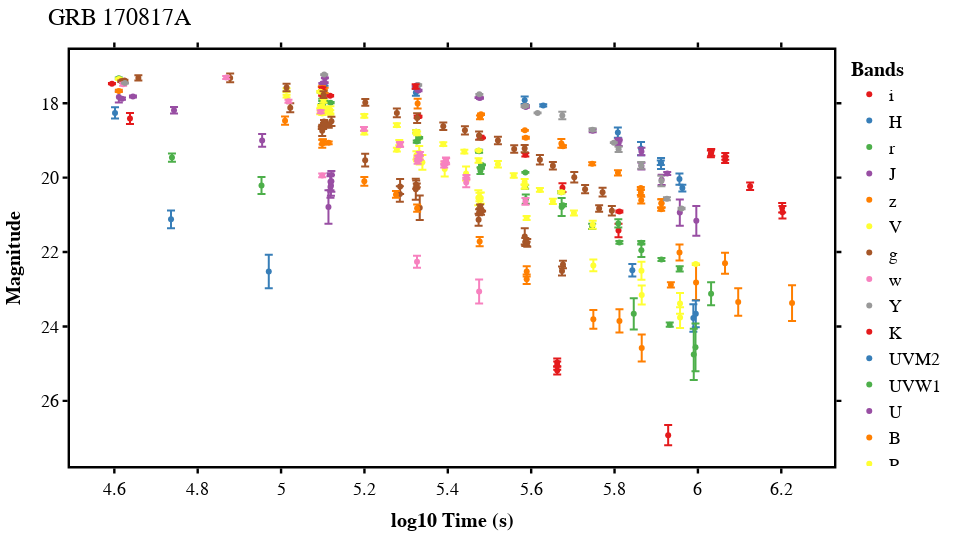

The code cell stored with this chart in its notebook:
### Code cell
# initialise lightcurve object

from grblc.lightcurve import Lightcurve

grb = '170817A'
lc = Lightcurve(
    grb,
    path = 'data/'+grb+'_mag.txt',
    data_space = 'lin',
    save_in_folder = None
    )
lc.displayGRB()

### Figure 1 — Plotly figure (JSON) as saved in the notebook; plotly's stock layout.template omitted (floating-point values rounded to 4 significant figures)
{"data": [{"customdata": [["LCO/Swope(1m)/CISCO", "Rossi2020"], ["LCO/Magellan2Clay(6.5m)/LDSS-3", "Rossi2020"], ["LCO/Swope(1m)/CISCO", "Rossi2020"], ["LSO/Danish(1.54m)/DFOSC", "Rossi2020"], ["LCO/Magellan2Clay(6.5m)/LDSS-3", "Rossi2020"], ["LCO/Swope(1m)/CISCO", "Rossi2020"], ["CP/Gemini-South(8.1m)/GMOS", "Rossi2020"], ["LCO/Swope(1m)/CISCO", "Rossi2020"], ["LCO/Swope(1m)/CISCO", "Rossi2020"], ["LCO/Swope(1m)/CISCO", "Rossi2020"], ["CP/Gemini-South(8.1m)/GMOS", "Rossi2020"]], "error_y": {"array": [0.018, 0.03, 0.02, 0.03, 0.02, 0.047, 0.01, 0.045, 0.116, 0.183, 0.03]}, "hovertemplate": "color=i<br>x=%{x}<br>y=%{y}<br>telescope=%{customdata[0]}<br>source=%{customdata[1]}<extra></extra>", "legendgroup": "i", "marker": {"color": "rgb(228,26,28)", "symbol": "circle"}, "mode": "markers", "name": "i", "orientation": "v", "showlegend": true, "type": "scatter", "x": [4.594, 5.099, 5.118, 5.328, 5.33, 5.478, 5.482, 5.586, 5.675, 5.81, 5.812], "xaxis": "x", "y": [17.48, 17.77, 17.8, 18.37, 18.36, 18.92, 18.93, 19.39, 20.27, 21.42, 20.91], "yaxis": "y"}, {"customdata": [["LCO/Magellan2Clay(6.5m)/LDSS-3", "Rossi2020"], ["LCO/Magellan2Clay(6.5m)/LDSS-3", "Rossi2020"], ["CP/Gemini-South(8.1m)/GMOS", "Rossi2020"], ["CP/Gemini-South(8.1m)/GMOS", "Rossi2020"], ["LCO/Magellan2Clay(6.5m)/LDSS-3", "Rossi2020"], ["CP/Gemini-South(8.1m)/GMOS", "Rossi2020"], ["Hubble/HST/WFC3", "Rossi2020"], ["CP/Gemini-South(8.1m)/GMOS", "Rossi2020"], ["CP/Gemini-South(8.1m)/GMOS", "Rossi2020"], ["Hubble/HST/WFC3", "Rossi2020"], ["CP/Gemini-South(8.1m)/GMOS", "Rossi2020"], ["CP/Gemini-South(8.1m)/GMOS", "Rossi2020"], ["Hubble/HST/WFC3", "Rossi2020"]], "error_y": {"array": [0.15, 0.01, 0.1, 0.09, 0.01, 0.1, 0.03, 0.14, 0.18, 0.06, 0.15, 0.15, 0.09]}, "hovertemplate": "color=H<br>x=%{x}<br>y=%{y}<br>telescope=%{customdata[0]}<br>source=%{customdata[1]}<extra></extra>", "legendgroup": "H", "marker": {"color": "rgb(55,126,184)", "symbol": "circle"}, "mode": "markers", "name": "H", "orientation": "v", "showlegend": true, "type": "scatter", "x": [4.602, 5.102, 5.104, 5.323, 5.325, 5.584, 5.629, 5.808, 5.863, 5.911, 5.912, 5.956, 5.963], "xaxis": "x", "y": [18.26, 17.52, 17.63, 17.71, 17.57, 17.92, 18.06, 18.79, 19.22, 19.6, 19.62, 20.04, 20.28], "yaxis": "y"}, {"customdata": [["LCO/Magellan2Clay(6.5m)/LDSS-3", "Rossi2020"], ["PAO/ANTU-VLT-UT1(8.2m)/FORS1", "Rossi2020"], ["CTIO/VictorMBlanco(4m)/DECam", "Rossi2020"], ["LCO/Magellan2Clay(6.5m)/LDSS-3", "Rossi2020"], ["Xinglong/2.16m/BFOSC", "Rossi2020"], ["LCO/Swope(1m)/CISCO", "Rossi2020"], ["PAO/ANTU-VLT-UT1(8.2m)/FORS1", "Rossi2020"], ["CTIO/VictorMBlanco(4m)/DECam", "Rossi2020"], ["LCO/Magellan2Clay(6.5m)/LDSS-3", "Rossi2020"], ["PAO/ANTU-VLT-UT1(8.2m)/FORS1", "Rossi2020"], ["CTIO/VictorMBlanco(4m)/DECam", "Rossi2020"], ["LCO/Swope(1m)/CISCO", "Rossi2020"], ["Xinglong/2.16m/BFOSC", "Rossi2020"], ["CP/Gemini-South(8.1m)/GMOS", "Rossi2020"], ["CTIO/VictorMBlanco(4m)/DECam", "Rossi2020"], ["PAO/VLT-UT3-Melipal/VIMOS", "Rossi2020"], ["LCO/Swope(1m)/CISCO", "Rossi2020"], ["PAO/ANTU-VLT-UT1(8.2m)/FORS1", "Rossi2020"], ["CTIO/VictorMBlanco(4m)/DECam", "Rossi2020"], ["Xinglong/2.16m/BFOSC", "Rossi2020"], ["PAO/ESO-VST/OMEGACAM", "Rossi2020"], ["CTIO/VictorMBlanco(4m)/DECam", "Rossi2020"], ["CP/Gemini-South(8.1m)/GMOS", "Rossi2020"], ["PAO/VLT-UT3-Melipal/VIMOS", "Rossi2020"], ["CTIO/VictorMBlanco(4m)/DECam", "Rossi2020"], ["PAO/VLT-UT3-Melipal/VIMOS", "Rossi2020"], ["PAO/VLT-UT3-Melipal/VIMOS", "Rossi2020"], ["PAO/VLT-UT3-Melipal/VIMOS", "Rossi2020"]], "error_y": {"array": [0.02, 0.02, 0.02, 0.03, 0.02, 0.018, 0.04, 0.03, 0.02, 0.01, 0.04, 0.089, 0.02, 0.01, 0.05, 0.01, 0.125, 0.03, 0.24, 0.03, 0.07, 0.11, 0.04, 0.05, 0.18, 0.04, 0.07, 0.31]}, "hovertemplate": "color=r<br>x=%{x}<br>y=%{y}<br>telescope=%{customdata[0]}<br>source=%{customdata[1]}<extra></extra>", "legendgroup": "r", "marker": {"color": "rgb(77,175,74)", "symbol": "circle"}, "mode": "markers", "name": "r", "orientation": "v", "showlegend": true, "type": "scatter", "x": [4.611, 5.095, 5.098, 5.099, 5.105, 5.119, 5.324, 5.326, 5.331, 5.475, 5.475, 5.478, 5.48, 5.482, 5.585, 5.586, 5.587, 5.672, 5.673, 5.676, 5.746, 5.809, 5.812, 5.864, 5.864, 5.913, 5.956, 6.032], "xaxis": "x", "y": [17.33, 17.69, 18.04, 17.91, 17.95, 17.98, 18.77, 19.03, 18.93, 19.28, 19.29, 19.82, 19.74, 19.66, 20.25, 19.86, 20.58, 20.39, 20.79, 20.74, 21.31, 21.23, 21.74, 21.75, 21.95, 22.2, 22.45, 23.12], "yaxis": "y"}, {"customdata": [["LCO/Magellan2Clay(6.5m)/LDSS-3", "Rossi2020"], ["PAO/ESO-VISTA(4.1m)/VIRCAM", "Rossi2020"], ["PAO/ESO-VISTA(4.1m)/VIRCAM", "Rossi2020"], ["LCO/Magellan2Clay(6.5m)/LDSS-3", "Rossi2020"], ["PAO/ESO-VISTA(4.1m)/VIRCAM", "Rossi2020"], ["LCO/Magellan2Clay(6.5m)/LDSS-3", "Rossi2020"], ["LCO/Magellan2Clay(6.5m)/LDSS-3", "Rossi2020"], ["LCO/Magellan2Clay(6.5m)/LDSS-3", "Rossi2020"], ["PAO/ESO-VISTA(4.1m)/VIRCAM", "Rossi2020"], ["LCO/Magellan2Clay(6.5m)/LDSS-3", "Rossi2020"], ["PAO/ESO-VISTA(4.1m)/VIRCAM", "Rossi2020"], ["LCO/duPont(2.5m)/WFIRC", "Rossi2020"], ["PAO/ESO-VISTA(4.1m)/VIRCAM", "Rossi2020"], ["PAO/ESO-VISTA(4.1m)/VIRCAM", "Rossi2020"], ["LCO/duPont(2.5m)/WFIRC", "Rossi2020"], ["PAO/ESO-VISTA(4.1m)/VIRCAM", "Rossi2020"], ["LCO/duPont(2.5m)/WFIRC", "Rossi2020"], ["PAO/ESO-VISTA(4.1m)/VIRCAM", "Rossi2020"], ["PAO/ESO-VISTA(4.1m)/VIRCAM", "Rossi2020"], ["PAO/ESO-VISTA(4.1m)/VIRCAM", "Rossi2020"], ["PAO/ESO-VISTA(4.1m)/VIRCAM", "Rossi2020"]], "error_y": {"array": [0.15, 0.03, 0.03, 0.01, 0.01, 0.01, 0.01, 0.01, 0.02, 0.01, 0.02, 0.02, 0.03, 0.04, 0.04, 0.08, 0.1, 0.09, 0.14, 0.35, 0.4]}, "hovertemplate": "color=J<br>x=%{x}<br>y=%{y}<br>telescope=%{customdata[0]}<br>source=%{customdata[1]}<extra></extra>", "legendgroup": "J", "marker": {"color": "rgb(152,78,163)", "symbol": "circle"}, "mode": "markers", "name": "J", "orientation": "v", "showlegend": true, "type": "scatter", "x": [4.611, 4.618, 4.645, 5.099, 5.105, 5.105, 5.323, 5.326, 5.33, 5.474, 5.477, 5.587, 5.587, 5.748, 5.809, 5.81, 5.865, 5.865, 5.913, 5.957, 5.996], "xaxis": "x", "y": [17.83, 17.88, 17.82, 17.47, 17.45, 17.32, 17.55, 17.52, 17.66, 17.85, 17.86, 18.1, 18.08, 18.74, 18.99, 19.07, 19.3, 19.69, 20.06, 20.94, 21.16], "yaxis": "y"}, {"customdata": [["LCO/Magellan2Clay(6.5m)/LDSS-3", "Rossi2020"], ["LCO/Magellan2Clay(6.5m)/LDSS-3", "Rossi2020"], ["LCO/Magellan2Clay(6.5m)/LDSS-3", "Rossi2020"], ["LCO/Magellan2Clay(6.5m)/LDSS-3", "Rossi2020"], ["Xinglong/2.16m/BFOSC", "Rossi2020"], ["LSO/Danish(1.54m)/DFOSC", "Rossi2020"], ["LCO/Magellan2Clay(6.5m)/LDSS-3", "Rossi2020"], ["Xinglong/2.16m/BFOSC", "Rossi2020"], ["PAO/VLT-UT3-Melipal/VIMOS", "Rossi2020"], ["PAO/VLT(8.2m)/FORS1", "Rossi2020"], ["LCO/Magellan2Clay(6.5m)/LDSS-3", "Rossi2020"], ["Xinglong/2.16m/BFOSC", "Rossi2020"], ["PAO/VLT(8.2m)/FORS1", "Rossi2020"], ["LCO/Magellan2Clay(6.5m)/LDSS-3", "Rossi2020"], ["PAO/VLT-UT3-Melipal/VIMOS", "Rossi2020"], ["LCO/Magellan2Clay(6.5m)/LDSS-3", "Rossi2020"], ["PAO/VLT(8.2m)/FORS1", "Rossi2020"], ["PAO/VLT-UT3-Melipal/VIMOS", "Rossi2020"], ["PAO/ANTU-VLT-UT1(8.2m)/FORS1", "Rossi2020"], ["PAO/VLT(8.2m)/FORS1", "Rossi2020"], ["PAO/VLT(8.2m)/FORS1", "Rossi2020"], ["PAO/VLT(8.2m)/FORS1", "Rossi2020"], ["PAO/VLT-UT3-Melipal/VIMOS", "Rossi2020"], ["PAO/VLT(8.2m)/FORS1", "Rossi2020"], ["PAO/VLT-UT3-Melipal/VIMOS", "Rossi2020"]], "error_y": {"array": [0.03, 0.06, 0.06, 0.06, 0.07, 0.13, 0.05, 0.02, 0.01, 0.027, 0.12, 0.03, 0.039, 0.07, 0.03, 0.07, 0.092, 0.04, 0.11, 0.11, 0.214, 0.471, 0.28, 0.368, 0.48]}, "hovertemplate": "color=z<br>x=%{x}<br>y=%{y}<br>telescope=%{customdata[0]}<br>source=%{customdata[1]}<extra></extra>", "legendgroup": "z", "marker": {"color": "rgb(255,127,0)", "symbol": "circle"}, "mode": "markers", "name": "z", "orientation": "v", "showlegend": true, "type": "scatter", "x": [4.611, 5.098, 5.098, 5.098, 5.105, 5.328, 5.477, 5.48, 5.585, 5.587, 5.672, 5.676, 5.746, 5.808, 5.863, 5.863, 5.864, 5.912, 5.912, 5.913, 5.956, 5.996, 6.065, 6.097, 6.226], "xaxis": "x", "y": [17.67, 17.62, 17.61, 17.61, 17.65, 18.01, 18.38, 18.3, 18.73, 18.93, 19.08, 19.16, 19.63, 19.87, 20.28, 20.4, 20.61, 20.85, 20.69, 20.69, 22.01, 22.82, 22.3, 23.34, 23.37], "yaxis": "y"}, {"customdata": [["LCO/Magellan2Clay(6.5m)/LDSS-3", "Rossi2020"], ["SAAO/SALT(10m)/SALTICAM", "Rossi2020"], ["LSO/NTT(3.58m)/EFOSC2+LSO/NTT(3.58m)/SOFI", "Rossi2020"], ["LSO/NTT(3.58m)/EFOSC2+LSO/NTT(3.58m)/SOFI", "Rossi2020"], ["LSO/NTT(3.58m)/EFOSC2+LSO/NTT(3.58m)/SOFI", "Rossi2020"], ["CTIO/LCOGT(1m)/Sinistro", "Rossi2020"], ["LCO/Swope(1m)/CISCO", "Rossi2020"], ["LSO/NTT(3.58m)/EFOSC2+LSO/NTT(3.58m)/SOFI", "Rossi2020"], ["LSO/NTT(3.58m)/EFOSC2+LSO/NTT(3.58m)/SOFI", "Rossi2020"], ["LSO/NTT(3.58m)/EFOSC2+LSO/NTT(3.58m)/SOFI", "Rossi2020"], ["LSO/NTT(3.58m)/EFOSC2+LSO/NTT(3.58m)/SOFI", "Rossi2020"], ["LSO/NTT(3.58m)/EFOSC2+LSO/NTT(3.58m)/SOFI", "Rossi2020"], ["SSO/iTelescope(T17)/CCD", "Rossi2020"], ["SAAO/SALT(10m)/SALTICAM", "Rossi2020"], ["SSO/iTelescope(T17)/CCD", "Rossi2020"], ["LSO/NTT(3.58m)/EFOSC2+LSO/NTT(3.58m)/SOFI", "Rossi2020"], ["CTIO/LCOGT(1m)/Sinistro", "Rossi2020"], ["LCO/Magellan2Clay(6.5m)/LDSS-3", "Rossi2020"], ["SSO/iTelescope(T17)/CCD", "Rossi2020"], ["LSO/NTT(3.58m)/EFOSC2+LSO/NTT(3.58m)/SOFI", "Rossi2020"], ["LSO/NTT(3.58m)/EFOSC2+LSO/NTT(3.58m)/SOFI", "Rossi2020"], ["SSO/iTelescope(T17)/CCD", "Rossi2020"], ["SSO/iTelescope(T17)/CCD", "Rossi2020"], ["LSO/NTT(3.58m)/EFOSC2+LSO/NTT(3.58m)/SOFI", "Rossi2020"], ["LCO/Swope(1m)/CISCO", "Rossi2020"], ["LSO/NTT(3.58m)/EFOSC2+LSO/NTT(3.58m)/SOFI", "Rossi2020"], ["PAO/VLT(8.2m)/FORS1", "Rossi2020"], ["PAO/VLT(8.2m)/FORS1", "Rossi2020"], ["PAO/VLT(8.2m)/FORS1", "Rossi2020"], ["PAO/VLT(8.2m)/FORS1", "Rossi2020"]], "error_y": {"array": [0.02, 0.04, 0.08, 0.05, 0.08, 0.04, 0.041, 0.04, 0.06, 0.04, 0.06, 0.1, 0.05, 0.05, 0.07, 0.11, 0.05, 0.08, 0.18, 0.12, 0.2, 0.2, 0.19, 0.2, 0.115, 0.15, 0.054, 0.158, 0.256, 0.28]}, "hovertemplate": "color=V<br>x=%{x}<br>y=%{y}<br>telescope=%{customdata[0]}<br>source=%{customdata[1]}<extra></extra>", "legendgroup": "V", "marker": {"color": "rgb(255,255,51)", "symbol": "circle"}, "mode": "markers", "name": "V", "orientation": "v", "showlegend": true, "type": "scatter", "x": [4.611, 5.013, 5.094, 5.095, 5.096, 5.099, 5.103, 5.108, 5.108, 5.108, 5.118, 5.118, 5.2, 5.278, 5.284, 5.325, 5.326, 5.33, 5.331, 5.333, 5.339, 5.393, 5.444, 5.473, 5.476, 5.479, 5.589, 5.749, 5.865, 5.957], "xaxis": "x", "y": [17.35, 17.81, 18.22, 18.16, 18.13, 18.28, 18.22, 18.14, 18.16, 18.18, 18.25, 18.18, 18.79, 19.25, 19.06, 19.4, 19.51, 19.51, 19.33, 19.53, 19.59, 19.77, 19.89, 20.54, 20.52, 20.55, 21.08, 22.36, 23.15, 23.76], "yaxis": "y"}, {"customdata": [["LCO/Magellan2Clay(6.5m)/LDSS-3", "Rossi2020"], ["LCO/Magellan2Clay(6.5m)/LDSS-3", "Rossi2020"], ["LCO/Magellan2Clay(6.5m)/LDSS-3", "Rossi2020"], ["LSO/REM(0.6m)/TORTORA", "Rossi2020"], ["SSO/iTelescope(T17)/CCD", "Rossi2020"], ["SSO/iTelescope(T17)/CCD", "Rossi2020"], ["CTIO/VictorMBlanco(4m)/DECam", "Rossi2020"], ["SSO/iTelescope(T17)/CCD", "Rossi2020"], ["LCO/Magellan2Clay(6.5m)/LDSS-3", "Rossi2020"], ["LCO/Magellan2Clay(6.5m)/LDSS-3", "Rossi2020"], ["LSO/MPG-ESO(2.2m)/GROND", "Rossi2020"], ["Xinglong/2.16m/BFOSC", "Rossi2020"], ["LSO/REM(0.6m)/TORTORA", "Rossi2020"], ["LCO/Swope(1m)/CISCO", "Rossi2020"], ["SSO/iTelescope(T17)/CCD", "Rossi2020"], ["SSO/iTelescope(T17)/CCD", "Rossi2020"], ["SSO/iTelescope(T17)/CCD", "Rossi2020"], ["LSO/REM(0.6m)/TORTORA", "Rossi2020"], ["LSO/MPG-ESO(2.2m)/GROND", "Rossi2020"], ["CTIO/VictorMBlanco(4m)/DECam", "Rossi2020"], ["SSO/iTelescope(T17)/CCD", "Rossi2020"], ["LSO/MPG-ESO(2.2m)/GROND", "Rossi2020"], ["CTIO/VictorMBlanco(4m)/DECam", "Rossi2020"], ["LCO/Swope(1m)/CISCO", "Rossi2020"], ["Xinglong/2.16m/BFOSC", "Rossi2020"], ["CP/Gemini-South(8.1m)/GMOS", "Rossi2020"], ["LSO/MPG-ESO(2.2m)/GROND", "Rossi2020"], ["CTIO/VictorMBlanco(4m)/DECam", "Rossi2020"], ["LCO/Magellan2Clay(6.5m)/LDSS-3", "Rossi2020"], ["LCO/Swope(1m)/CISCO", "Rossi2020"], ["PAO/ESO-VST/OMEGACAM", "Rossi2020"], ["Xinglong/2.16m/BFOSC", "Rossi2020"]], "error_y": {"array": [0.02, 0.04, 0.02, 0.07, 0.12, 0.12, 0.03, 0.14, 0.03, 0.03, 0.04, 0.06, 0.068, 0.124, 0.17, 0.21, 0.2, 0.282, 0.11, 0.05, 0.33, 0.16, 0.08, 0.049, 0.06, 0.01, 0.22, 0.11, 0.06, 0.104, 0.12, 0.1]}, "hovertemplate": "color=g<br>x=%{x}<br>y=%{y}<br>telescope=%{customdata[0]}<br>source=%{customdata[1]}<extra></extra>", "legendgroup": "g", "marker": {"color": "rgb(166,86,40)", "symbol": "circle"}, "mode": "markers", "name": "g", "orientation": "v", "showlegend": true, "type": "scatter", "x": [4.617, 4.621, 4.624, 4.658, 4.878, 5.022, 5.098, 5.099, 5.099, 5.101, 5.103, 5.105, 5.114, 5.121, 5.202, 5.285, 5.286, 5.323, 5.324, 5.326, 5.333, 5.474, 5.475, 5.477, 5.48, 5.482, 5.585, 5.586, 5.589, 5.591, 5.674, 5.676], "xaxis": "x", "y": [17.41, 17.41, 17.39, 17.32, 17.32, 18.12, 18.66, 18.74, 18.61, 18.66, 18.49, 18.55, 18.59, 18.49, 19.53, 20.44, 20.24, 20.31, 20.19, 20.21, 20.81, 21.13, 20.93, 20.77, 20.94, 20.9, 21.58, 21.73, 21.78, 21.75, 22.51, 22.33], "yaxis": "y"}, {"customdata": [["SSO/iTelescope(T17)/CCD", "Rossi2020"], ["SSO/iTelescope(T17)/CCD", "Rossi2020"], ["SSO/iTelescope(T17)/CCD", "Rossi2020"], ["SSO/iTelescope(T17)/CCD", "Rossi2020"], ["SSO/iTelescope(T17)/CCD", "Rossi2020"], ["SSO/iTelescope(T17)/CCD", "Rossi2020"], ["SSO/iTelescope(T17)/CCD", "Rossi2020"], ["SSO/iTelescope(T17)/CCD", "Rossi2020"], ["SSO/iTelescope(T17)/CCD", "Rossi2020"], ["SSO/iTelescope(T17)/CCD", "Rossi2020"], ["SSO/iTelescope(T17)/CCD", "Rossi2020"], ["SSO/iTelescope(T17)/CCD", "Rossi2020"], ["SSO/iTelescope(T17)/CCD", "Rossi2020"], ["SSO/iTelescope(T17)/CCD", "Rossi2020"], ["SSO/iTelescope(T17)/CCD", "Rossi2020"], ["SSO/iTelescope(T17)/CCD", "Rossi2020"], ["SSO/iTelescope(T17)/CCD", "Rossi2020"], ["SSO/iTelescope(T17)/CCD", "Rossi2020"]], "error_y": {"array": [0.04, 0.04, 0.04, 0.04, 0.05, 0.06, 0.06, 0.07, 0.07, 0.06, 0.05, 0.05, 0.05, 0.07, 0.08, 0.13, 0.06, 0.09]}, "hovertemplate": "color=w<br>x=%{x}<br>y=%{y}<br>telescope=%{customdata[0]}<br>source=%{customdata[1]}<extra></extra>", "legendgroup": "w", "marker": {"color": "rgb(247,129,191)", "symbol": "circle"}, "mode": "markers", "name": "w", "orientation": "v", "showlegend": true, "type": "scatter", "x": [4.621, 4.868, 5.018, 5.095, 5.199, 5.285, 5.286, 5.328, 5.328, 5.332, 5.333, 5.391, 5.392, 5.396, 5.396, 5.444, 5.445, 5.586], "xaxis": "x", "y": [17.49, 17.31, 17.95, 18.23, 18.69, 19.11, 19.11, 19.56, 19.48, 19.46, 19.36, 19.68, 19.61, 19.53, 19.56, 20.13, 19.99, 20.64], "yaxis": "y"}, {"customdata": [["PAO/ESO-VISTA(4.1m)/VIRCAM", "Rossi2020"], ["PAO/ESO-VISTA(4.1m)/VIRCAM", "Rossi2020"], ["PAO/ESO-VISTA(4.1m)/VIRCAM", "Rossi2020"], ["PAO/ESO-VISTA(4.1m)/VIRCAM", "Rossi2020"], ["LCO/duPont(2.5m)/WFIRC", "Rossi2020"], ["PAO/ESO-VISTA(4.1m)/VIRCAM", "Rossi2020"], ["LCO/duPont(2.5m)/WFIRC", "Rossi2020"], ["PAO/ESO-VISTA(4.1m)/VIRCAM", "Rossi2020"], ["PAO/ESO-VISTA(4.1m)/VIRCAM", "Rossi2020"], ["PAO/ESO-VISTA(4.1m)/VIRCAM", "Rossi2020"], ["PAO/ESO-VISTA(4.1m)/VIRCAM", "Rossi2020"]], "error_y": {"array": [0.01, 0.01, 0.02, 0.01, 0.02, 0.02, 0.1, 0.04, 0.07, 0.09, 0.14]}, "hovertemplate": "color=Y<br>x=%{x}<br>y=%{y}<br>telescope=%{customdata[0]}<br>source=%{customdata[1]}<extra></extra>", "legendgroup": "Y", "marker": {"color": "rgb(153,153,153)", "symbol": "circle"}, "mode": "markers", "name": "Y", "orientation": "v", "showlegend": true, "type": "scatter", "x": [4.626, 5.103, 5.329, 5.476, 5.584, 5.586, 5.675, 5.747, 5.81, 5.864, 5.912], "xaxis": "x", "y": [17.46, 17.23, 17.51, 17.76, 18.08, 18.07, 18.33, 18.71, 19.24, 19.67, 20.09], "yaxis": "y"}, {"customdata": [["LCO/Magellan2Clay(6.5m)/LDSS-3", "Rossi2020"], ["LCO/Magellan2Clay(6.5m)/LDSS-3", "Rossi2020"], ["LCO/Magellan2Clay(6.5m)/LDSS-3", "Rossi2020"], ["LCO/Magellan2Clay(6.5m)/LDSS-3", "Rossi2020"], ["LSO/NTT(3.58m)/EFOSC2+LSO/NTT(3.58m)/SOFI", "Rossi2020"], ["LCO/Magellan2Clay(6.5m)/LDSS-3", "Rossi2020"], ["LSO/NTT(3.58m)/EFOSC2+LSO/NTT(3.58m)/SOFI", "Rossi2020"], ["LCO/Magellan2Clay(6.5m)/LDSS-3", "Rossi2020"], ["LCO/Magellan2Clay(6.5m)/LDSS-3", "Rossi2020"], ["LCO/Magellan2Clay(6.5m)/LDSS-3", "Rossi2020"]], "error_y": {"array": [0.15, 0.04, 0.06, 0.09, 0.09, 0.09, 0.09, 0.1, 0.13, 0.17]}, "hovertemplate": "color=K<br>x=%{x}<br>y=%{y}<br>telescope=%{customdata[0]}<br>source=%{customdata[1]}<extra></extra>", "legendgroup": "K", "marker": {"color": "rgb(228,26,28)", "symbol": "circle"}, "mode": "markers", "name": "K", "orientation": "v", "showlegend": true, "type": "scatter", "x": [4.638, 5.099, 5.323, 6.031, 6.032, 6.065, 6.066, 6.125, 6.202, 6.203], "xaxis": "x", "y": [18.41, 17.61, 17.55, 19.36, 19.32, 19.52, 19.43, 20.23, 20.81, 20.93], "yaxis": "y"}, {"customdata": [["NGSO/Swift/UVOT", "Rossi2020"], ["NGSO/Swift/UVOT", "Rossi2020"]], "error_y": {"array": [0.24, 0.45]}, "hovertemplate": "color=UVM2<br>x=%{x}<br>y=%{y}<br>telescope=%{customdata[0]}<br>source=%{customdata[1]}<extra></extra>", "legendgroup": "UVM2", "marker": {"color": "rgb(55,126,184)", "symbol": "circle"}, "mode": "markers", "name": "UVM2", "orientation": "v", "showlegend": true, "type": "scatter", "x": [4.736, 4.971], "xaxis": "x", "y": [21.12, 22.52], "yaxis": "y"}, {"customdata": [["NGSO/Swift/UVOT", "Rossi2020"], ["NGSO/Swift/UVOT", "Rossi2020"]], "error_y": {"array": [0.11, 0.23]}, "hovertemplate": "color=UVW1<br>x=%{x}<br>y=%{y}<br>telescope=%{customdata[0]}<br>source=%{customdata[1]}<extra></extra>", "legendgroup": "UVW1", "marker": {"color": "rgb(77,175,74)", "symbol": "circle"}, "mode": "markers", "name": "UVW1", "orientation": "v", "showlegend": true, "type": "scatter", "x": [4.738, 4.953], "xaxis": "x", "y": [19.46, 20.21], "yaxis": "y"}, {"customdata": [["NGSO/Swift/UVOT", "Rossi2020"], ["NGSO/Swift/UVOT", "Rossi2020"], ["NGSO/Swift/UVOT", "Rossi2020"], ["LSO/NTT(3.58m)/EFOSC2+LSO/NTT(3.58m)/SOFI", "Rossi2020"], ["LSO/NTT(3.58m)/EFOSC2+LSO/NTT(3.58m)/SOFI", "Rossi2020"], ["LSO/NTT(3.58m)/EFOSC2+LSO/NTT(3.58m)/SOFI", "Rossi2020"], ["LSO/NTT(3.58m)/EFOSC2+LSO/NTT(3.58m)/SOFI", "Rossi2020"]], "error_y": {"array": [0.09, 0.17, 0.45, 0.29, 0.23, 0.28, 0.28]}, "hovertemplate": "color=U<br>x=%{x}<br>y=%{y}<br>telescope=%{customdata[0]}<br>source=%{customdata[1]}<extra></extra>", "legendgroup": "U", "marker": {"color": "rgb(152,78,163)", "symbol": "circle"}, "mode": "markers", "name": "U", "orientation": "v", "showlegend": true, "type": "scatter", "x": [4.743, 4.955, 5.114, 5.118, 5.118, 5.12, 5.121], "xaxis": "x", "y": [18.19, 19, 20.79, 20.25, 20.11, 20.21, 20.1], "yaxis": "y"}, {"customdata": [["SAAO/SALT(10m)/SALTICAM", "Rossi2020"], ["CTIO/LCOGT(1m)/Sinistro", "Rossi2020"], ["LCO/Magellan2Clay(6.5m)/LDSS-3", "Rossi2020"], ["LCO/Magellan2Clay(6.5m)/LDSS-3", "Rossi2020"], ["LCO/Swope(1m)/CISCO", "Rossi2020"], ["SSO/iTelescope(T17)/CCD", "Rossi2020"], ["SAAO/SALT(10m)/SALTICAM", "Rossi2020"], ["CTIO/LCOGT(1m)/Sinistro", "Rossi2020"], ["LCO/Swope(1m)/CISCO", "Rossi2020"], ["PAO/VLT(8.2m)/FORS1", "Rossi2020"], ["LCO/Magellan2Clay(6.5m)/LDSS-3", "Rossi2020"], ["PAO/VLT(8.2m)/FORS1", "Rossi2020"], ["LCO/Magellan2Clay(6.5m)/LDSS-3", "Rossi2020"], ["PAO/VLT(8.2m)/FORS1", "Rossi2020"]], "error_y": {"array": [0.11, 0.11, 0.06, 0.07, 0.037, 0.12, 0.09, 0.1, 0.126, 0.128, 0.14, 0.251, 0.31, 0.363]}, "hovertemplate": "color=B<br>x=%{x}<br>y=%{y}<br>telescope=%{customdata[0]}<br>source=%{customdata[1]}<extra></extra>", "legendgroup": "B", "marker": {"color": "rgb(255,127,0)", "symbol": "circle"}, "mode": "markers", "name": "B", "orientation": "v", "showlegend": true, "type": "scatter", "x": [5.01, 5.099, 5.1, 5.1, 5.114, 5.2, 5.276, 5.326, 5.476, 5.589, 5.589, 5.749, 5.812, 5.865], "xaxis": "x", "y": [18.47, 19.09, 19.04, 19.04, 19.07, 20.1, 20.45, 20.82, 21.72, 22.73, 22.52, 23.81, 23.85, 24.58], "yaxis": "y"}, {"customdata": [["SAAO/SALT(10m)/SALTICAM", "Rossi2020"], ["PAO/VLT(8.2m)/FORS1", "Rossi2020"], ["CTIO/LCOGT(1m)/Sinistro", "Rossi2020"], ["SSO/iTelescope(T17)/CCD", "Rossi2020"], ["SAAO/SALT(10m)/SALTICAM", "Rossi2020"], ["PAO/VLT(8.2m)/FORS1", "Rossi2020"], ["CTIO/LCOGT(1m)/Sinistro", "Rossi2020"], ["SSO/iTelescope(T17)/CCD", "Rossi2020"], ["SAAO/SALT(10m)/SALTICAM", "Rossi2020"], ["CTIO/LCOGT(1m)/Sinistro", "Rossi2020"], ["PAO/VLT(8.2m)/FORS1", "Rossi2020"], ["SSO/iTelescope(T17)/CCD", "Rossi2020"], ["SAAO/SALT(10m)/SALTICAM", "Rossi2020"], ["PAO/VLT(8.2m)/FORS1", "Rossi2020"], ["CTIO/LCOGT(1m)/Sinistro", "Rossi2020"], ["SSO/iTelescope(T17)/CCD", "Rossi2020"], ["SAAO/SALT(10m)/SALTICAM", "Rossi2020"], ["PAO/VLT(8.2m)/FORS1", "Rossi2020"], ["SSO/iTelescope(T17)/CCD", "Rossi2020"], ["PAO/VLT(8.2m)/FORS1", "Rossi2020"], ["PAO/VLT(8.2m)/FORS1", "Rossi2020"], ["PAO/VLT(8.2m)/FORS1", "Rossi2020"]], "error_y": {"array": [0.05, 0.02, 0.05, 0.05, 0.05, 0.04, 0.05, 0.05, 0.05, 0.06, 0.01, 0.09, 0.06, 0.058, 0.08, 0.05, 0.07, 0.03, 0.07, 0.106, 0.24, 0.277]}, "hovertemplate": "color=R<br>x=%{x}<br>y=%{y}<br>telescope=%{customdata[0]}<br>source=%{customdata[1]}<extra></extra>", "legendgroup": "R", "marker": {"color": "rgb(255,255,51)", "symbol": "circle"}, "mode": "markers", "name": "R", "orientation": "v", "showlegend": true, "type": "scatter", "x": [5.013, 5.094, 5.102, 5.2, 5.278, 5.324, 5.326, 5.389, 5.44, 5.474, 5.474, 5.52, 5.558, 5.584, 5.584, 5.621, 5.652, 5.673, 5.703, 5.748, 5.865, 5.957], "xaxis": "x", "y": [17.65, 17.69, 17.94, 18.34, 18.59, 18.77, 18.81, 19.1, 19.3, 19.54, 19.27, 19.64, 19.94, 20.24, 20.12, 20.33, 20.64, 20.39, 20.95, 21.27, 22.5, 23.38], "yaxis": "y"}, {"customdata": [["SAAO/SALT(10m)/SALTICAM", "Rossi2020"], ["CTIO/LCOGT(1m)/Sinistro", "Rossi2020"], ["SSO/iTelescope(T17)/CCD", "Rossi2020"], ["SAAO/SALT(10m)/SALTICAM", "Rossi2020"], ["CTIO/LCOGT(1m)/Sinistro", "Rossi2020"], ["SSO/iTelescope(T17)/CCD", "Rossi2020"], ["SAAO/SALT(10m)/SALTICAM", "Rossi2020"], ["CTIO/LCOGT(1m)/Sinistro", "Rossi2020"], ["SSO/iTelescope(T17)/CCD", "Rossi2020"], ["SAAO/SALT(10m)/SALTICAM", "Rossi2020"], ["CTIO/LCOGT(1m)/Sinistro", "Rossi2020"], ["SSO/iTelescope(T17)/CCD", "Rossi2020"], ["SAAO/SALT(10m)/SALTICAM", "Rossi2020"], ["SSO/iTelescope(T17)/CCD", "Rossi2020"], ["SAAO/SALT(10m)/SALTICAM", "Rossi2020"], ["KO/Keck-2(10m)/DEIMOS", "Rossi2020"], ["SSO/iTelescope(T17)/CCD", "Rossi2020"], ["SAAO/SALT(10m)/SALTICAM", "Rossi2020"]], "error_y": {"array": [0.1, 0.09, 0.09, 0.12, 0.13, 0.1, 0.11, 0.11, 0.1, 0.1, 0.1, 0.13, 0.1, 0.14, 0.11, 0.09, 0.12, 0.13]}, "hovertemplate": "color=I<br>x=%{x}<br>y=%{y}<br>telescope=%{customdata[0]}<br>source=%{customdata[1]}<extra></extra>", "legendgroup": "I", "marker": {"color": "rgb(166,86,40)", "symbol": "circle"}, "mode": "markers", "name": "I", "orientation": "v", "showlegend": true, "type": "scatter", "x": [5.013, 5.102, 5.202, 5.278, 5.326, 5.389, 5.441, 5.475, 5.52, 5.559, 5.584, 5.621, 5.652, 5.703, 5.729, 5.763, 5.771, 5.794], "xaxis": "x", "y": [17.58, 17.77, 17.98, 18.26, 18.4, 18.62, 18.73, 18.87, 19, 19.23, 19.22, 19.52, 19.68, 19.99, 20.31, 20.83, 20.39, 20.89], "yaxis": "y"}, {"customdata": [["CTIO/VictorMBlanco(4m)/DECam", "Rossi2020"], ["CTIO/VictorMBlanco(4m)/DECam", "Rossi2020"], ["CTIO/VictorMBlanco(4m)/DECam", "Rossi2020"]], "error_y": {"array": [0.05, 0.16, 0.32]}, "hovertemplate": "color=u<br>x=%{x}<br>y=%{y}<br>telescope=%{customdata[0]}<br>source=%{customdata[1]}<extra></extra>", "legendgroup": "u", "marker": {"color": "rgb(247,129,191)", "symbol": "circle"}, "mode": "markers", "name": "u", "orientation": "v", "showlegend": true, "type": "scatter", "x": [5.099, 5.326, 5.475], "xaxis": "x", "y": [19.94, 22.26, 23.06], "yaxis": "y"}, {"customdata": [["Hubble/HST/WFC3", "Rossi2020"], ["Hubble/HST/WFC3", "Rossi2020"], ["Hubble/HST/WFC3", "Rossi2020"], ["Hubble/HST/WFC3", "Rossi2020"]], "error_y": {"array": [0.01, 0.01, 0.04, 0.02]}, "hovertemplate": "color=F110W<br>x=%{x}<br>y=%{y}<br>telescope=%{customdata[0]}<br>source=%{customdata[1]}<extra></extra>", "legendgroup": "F110W", "marker": {"color": "rgb(153,153,153)", "symbol": "circle"}, "mode": "markers", "name": "F110W", "orientation": "v", "showlegend": true, "type": "scatter", "x": [5.615, 5.798, 5.926, 5.961], "xaxis": "x", "y": [18.26, 19.06, 20.57, 20.83], "yaxis": "y"}, {"customdata": [["Hubble/HST/WFC3", "Rossi2020"], ["Hubble/HST/WFC3", "Rossi2020"], ["Hubble/HST/WFC3", "Rossi2020"], ["Hubble/HST/WFC3", "Rossi2020"]], "error_y": {"array": [0.11, 0.11, 0.11, 0.27]}, "hovertemplate": "color=F336W<br>x=%{x}<br>y=%{y}<br>telescope=%{customdata[0]}<br>source=%{customdata[1]}<extra></extra>", "legendgroup": "F336W", "marker": {"color": "rgb(228,26,28)", "symbol": "circle"}, "mode": "markers", "name": "F336W", "orientation": "v", "showlegend": true, "type": "scatter", "x": [5.662, 5.662, 5.662, 5.929], "xaxis": "x", "y": [25.18, 24.97, 25.05, 26.92], "yaxis": "y"}, {"customdata": [["Hubble/HST/WFC3", "Rossi2020"], ["Hubble/HST/WFC3", "Rossi2020"], ["Hubble/HST/WFC3", "Rossi2020"]], "error_y": {"array": [0.17, 0.37, 0.36]}, "hovertemplate": "color=F606W<br>x=%{x}<br>y=%{y}<br>telescope=%{customdata[0]}<br>source=%{customdata[1]}<extra></extra>", "legendgroup": "F606W", "marker": {"color": "rgb(55,126,184)", "symbol": "circle"}, "mode": "markers", "name": "F606W", "orientation": "v", "showlegend": true, "type": "scatter", "x": [5.843, 5.989, 5.995], "xaxis": "x", "y": [22.49, 23.77, 23.66], "yaxis": "y"}, {"customdata": [["Hubble/HST/WFC3", "Rossi2020"], ["Hubble/HST/WFC3", "Rossi2020"], ["Hubble/HST/WFC3", "Rossi2020"], ["Hubble/HST/WFC3", "Rossi2020"]], "error_y": {"array": [0.42, 0.06, 0.69, 0.64]}, "hovertemplate": "color=F475W<br>x=%{x}<br>y=%{y}<br>telescope=%{customdata[0]}<br>source=%{customdata[1]}<extra></extra>", "legendgroup": "F475W", "marker": {"color": "rgb(77,175,74)", "symbol": "circle"}, "mode": "markers", "name": "F475W", "orientation": "v", "showlegend": true, "type": "scatter", "x": [5.846, 5.932, 5.99, 5.994], "xaxis": "x", "y": [23.66, 23.95, 24.75, 24.56], "yaxis": "y"}, {"customdata": [["Hubble/HST/WFC3", "Rossi2020"]], "error_y": {"array": [0.04]}, "hovertemplate": "color=F160W<br>x=%{x}<br>y=%{y}<br>telescope=%{customdata[0]}<br>source=%{customdata[1]}<extra></extra>", "legendgroup": "F160W", "marker": {"color": "rgb(152,78,163)", "symbol": "circle"}, "mode": "markers", "name": "F160W", "orientation": "v", "showlegend": true, "type": "scatter", "x": [5.926], "xaxis": "x", "y": [19.89], "yaxis": "y"}, {"customdata": [["Hubble/HST/WFC3", "Rossi2020"]], "error_y": {"array": [0.07]}, "hovertemplate": "color=F625W<br>x=%{x}<br>y=%{y}<br>telescope=%{customdata[0]}<br>source=%{customdata[1]}<extra></extra>", "legendgroup": "F625W", "marker": {"color": "rgb(255,127,0)", "symbol": "circle"}, "mode": "markers", "name": "F625W", "orientation": "v", "showlegend": true, "type": "scatter", "x": [5.935], "xaxis": "x", "y": [22.88], "yaxis": "y"}, {"customdata": [["Hubble/HST/WFC3", "Rossi2020"]], "error_y": {"array": [0.02]}, "hovertemplate": "color=F814W<br>x=%{x}<br>y=%{y}<br>telescope=%{customdata[0]}<br>source=%{customdata[1]}<extra></extra>", "legendgroup": "F814W", "marker": {"color": "rgb(255,255,51)", "symbol": "circle"}, "mode": "markers", "name": "F814W", "orientation": "v", "showlegend": true, "type": "scatter", "x": [5.995], "xaxis": "x", "y": [22.32], "yaxis": "y"}], "layout": {"font": {"color": "black", "family": "arial", "size": 18}, "height": 540, "legend": {"font": {"color": "black", "family": "arial", "size": 18}, "title": {"font": {"color": "black", "family": "arial", "size": 20}, "text": "<b>Bands<b>"}, "tracegroupgap": 0}, "margin": {"b": 40, "l": 40, "r": 40, "t": 50}, "plot_bgcolor": "white", "title": {"font": {"size": 24}, "text": "GRB 170817A"}, "width": 960, "xaxis": {"anchor": "y", "domain": [0, 1], "linecolor": "black", "linewidth": 2.4, "mirror": "allticks", "showgrid": false, "showline": true, "showticklabels": true, "tickcolor": "black", "tickfont": {"color": "black", "family": "arial", "size": 18}, "ticks": "outside", "tickwidth": 2.4, "title": {"font": {"color": "black", "size": 20}, "text": "<b>log10 Time (s)<b>"}}, "yaxis": {"anchor": "x", "autorange": "reversed", "domain": [0, 1], "linecolor": "black", "linewidth": 2.4, "mirror": "allticks", "showgrid": false, "showline": true, "showticklabels": true, "tickcolor": "black", "tickfont": {"color": "black", "family": "arial", "size": 18}, "ticks": "outside", "tickwidth": 2.4, "title": {"font": {"color": "black", "size": 20}, "text": "<b>Magnitude<b>"}}}}
